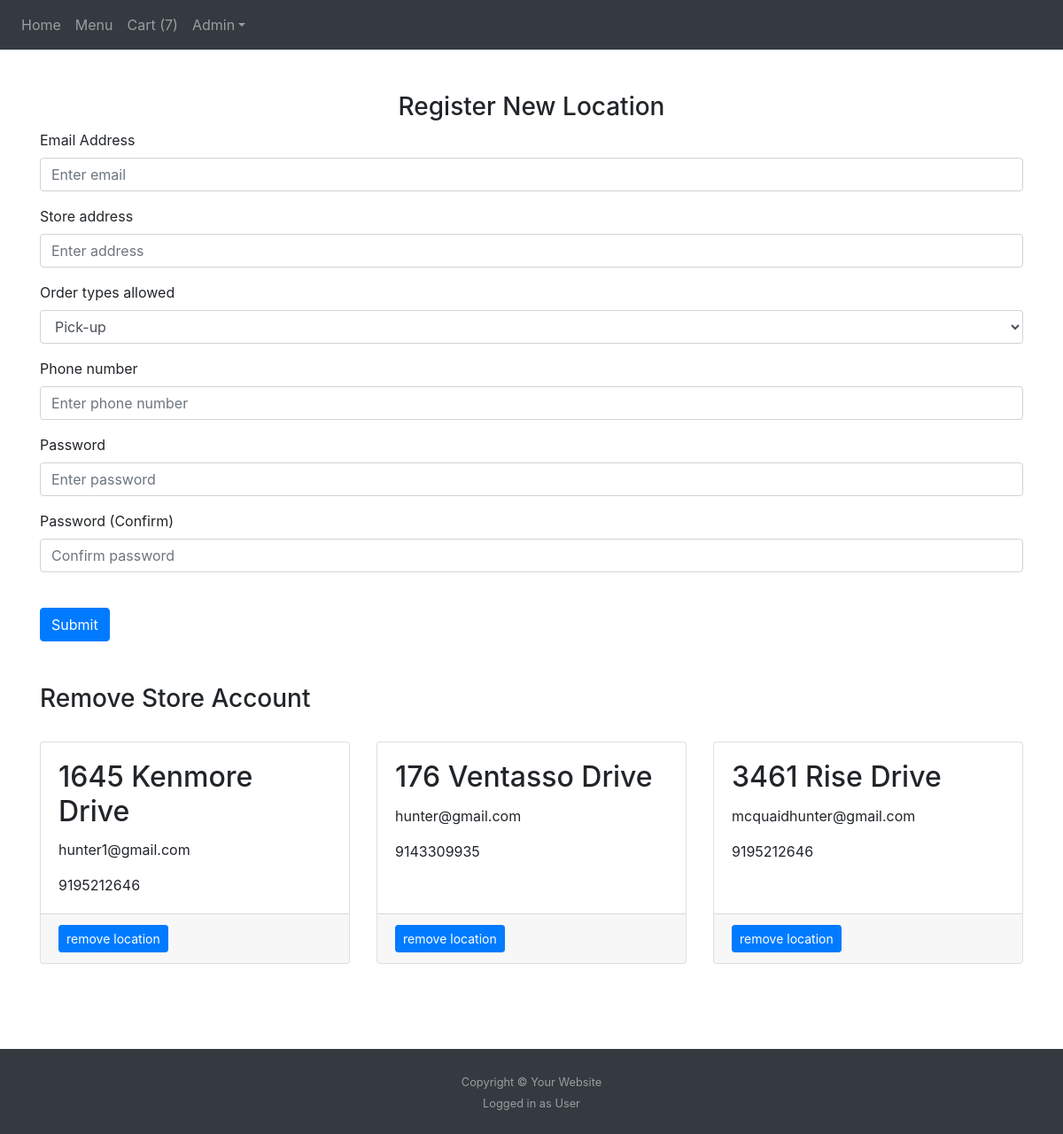
/editusers (signed in), run on the app's committed database.
### website/models.py (models this page shows)
class Store(db.Model, UserMixin): # login for storefront section of website
    id = db.Column(db.Integer, primary_key=True)
    email = db.Column(db.String(150), unique=True) # store contact info
    password = db.Column(db.String(150))
    phone = db.Column(db.String(150)) # store contact info
    address = db.Column(db.String(150)) # helps with user ordering delivery
    open = db.Column(db.Integer) # tells customer side of website when resturant is accepting online orders

### website/admin.py (the view, shortened to what this page needs)
@admin.route('/editusers', methods=['POST', 'GET'])
def create_users():
  rows = Cart.query.filter(Cart.id).count()
  return render_template('editusers.html', user=current_user, account=get_stores(), rows=rows)

### website/getters.py (called while the page is built)
def get_stores():
  ids = [id[0] for id in Store.query.with_entities(Store.id).all()]
  all_stores = []
  for id in ids:
    store = Store.query.filter_by(id=id).first()
    grabber = {'id': 0, 'first_name': '', 'email': 0, 'password': '', 'phone': ''}
    grabber['id'] = store.id
    grabber['first_name'] = store.address
    grabber['email'] = store.email
    grabber['password'] = store.password
    grabber['phone'] = store.phone
    all_stores.append(grabber)
  return all_stores

### website/templates/editusers.html (shortened to what this page needs)
{% extends "base.html" %} {% block title %}Cart{% endblock %}
{% block cart %}{{rows}}{% endblock %}
{% block content%}
<br/><br/>
<form method="POST">
    <h3 align="center">Register New Location</h3>
    <div class="form-group">
      <label for="email">Email Address</label>
      <input
        type="email"
        class="form-control"
        id="email"
        name="email"
        placeholder="Enter email"
      />
    </div>
    <div class="form-group">
      <label for="address">Store address</label>
      <input
        type="address"
        class="form-control"
        id="address"
        name="address"
        placeholder="Enter address"
      />
    </div>
    <div class="form-group">
      <label for="open">Order types allowed</label>
      <select name="open" class="form-control" id="open">
        <option value="1">Pick-up</option>
      </select>
    </div>
    <div class="form-group">
        <label for="phone">Phone number</label>
        <input
          type="text"
          class="form-control"
          id="phone"
          name="phone"
          placeholder="Enter phone number"
        />
      </div>
    <div class="form-group">
      <label for="password1">Password</label>
      <input
        type="password"
        class="form-control"
        id="password1"
        name="password1"
        placeholder="Enter password"
      />
    </div>
    <div class="form-group">
      <label for="password2">Password (Confirm)</label>
      <input
        type="password"
        class="form-control"
        id="password2"
        name="password2"
        placeholder="Confirm password"
      />
    </div>
    <br />
    <button type="submit" class="btn btn-primary">Submit</button>
  </form>
  <br /><br />
  <h3>Remove Store Account</h3>
  <br/>
  <div class="row gx-4 gx-lg-5">
    {% for i in account %}
    <div class="col-md-4 mb-5">
        <div class="card h-100">
            <div class="card-body">
                <h2 class="card-title">{{i.first_name}}</h2>
                <p class="card-text">{{i.email}} </p>
                <p class="card-text">{{i.phone}}</p>
            </div>
            <div class="card-footer"><a class="btn btn-primary btn-sm" href="{{ url_for ('admin.remove_user', id=i.id) }}">remove location</a></div>
        </div>
    </div>
    {% endfor %}
  </div>
  <br/><br/>
  {% endblock %}

### website/static/base.css (style rules this page uses)
html, body { height: 100%; }

### data on the page
Store: first_name "1645 Kenmore Drive", email "hunter1@gmail.com", phone "9195212646"
Store: first_name "176 Ventasso Drive", email "hunter@gmail.com", phone "9143309935"
Store: first_name "3461 Rise Drive", email "mcquaidhunter@gmail.com", phone "9195212646"

### other printed values
{{ rows }} "7"
{{ user.__class__.__name__ }} "User"
